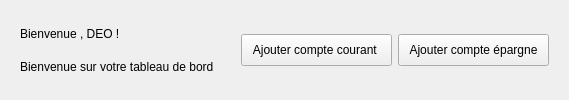
                <widget class="QWidget" name="widget_7" native="true">
                 <property name="minimumSize">
                  <size>
                   <width>421</width>
                   <height>51</height>
                  </size>
                 </property>
                 <layout class="QHBoxLayout" name="horizontalLayout_4">
                  <item alignment="Qt::AlignmentFlag::AlignLeft">
                   <widget class="QWidget" name="widget_8" native="true">
                    <layout class="QVBoxLayout" name="verticalLayout_5">
                     <item>
                      <widget class="QLabel" name="labelBienvenue">
                       <property name="text">
                        <string>Bienvenue , DEO !</string>
                       </property>
                      </widget>
                     </item>
                     <item>
                      <widget class="QLabel" name="label_2">
                       <property name="text">
                        <string>Bienvenue sur votre tableau de bord </string>
                       </property>
                      </widget>
                     </item>
                    </layout>
                   </widget>
                  </item>
                  <item alignment="Qt::AlignmentFlag::AlignRight">
                   <widget class="QWidget" name="widget_11" native="true">
                    <layout class="QHBoxLayout" name="horizontalLayout_25">
                     <item>
                      <widget class="QPushButton" name="btn_ajouter_compte_courant">
                       <property name="minimumSize">
                        <size>
                         <width>151</width>
                         <height>32</height>
                        </size>
                       </property>
                       <property name="cursor">
                        <cursorShape>PointingHandCursor</cursorShape>
                       </property>
                       <property name="text">
                        <string>Ajouter compte courant </string>
                       </property>
                      </widget>
                     </item>
                     <item>
                      <widget class="QPushButton" name="btn_ajouter_compte_epargne">
                       <property name="minimumSize">
                        <size>
                         <width>151</width>
                         <height>32</height>
                        </size>
                       </property>
                       <property name="cursor">
                        <cursorShape>PointingHandCursor</cursorShape>
                       </property>
                       <property name="text">
                        <string>Ajouter compte épargne</string>
                       </property>
                      </widget>
                     </item>
                    </layout>
                   </widget>
                  </item>
                 </layout>
                </widget>
